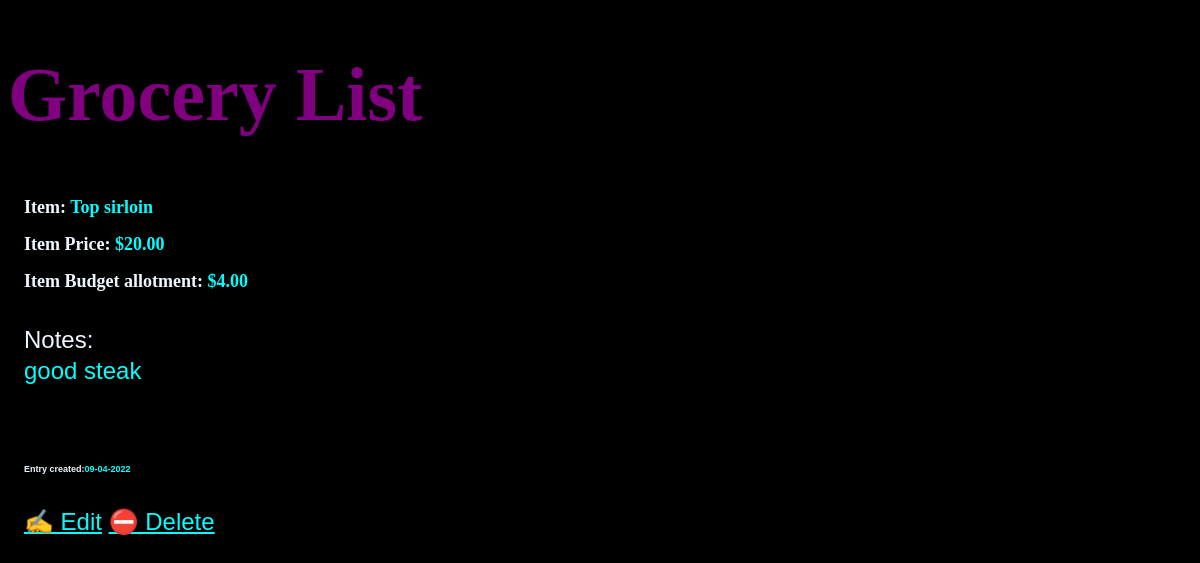
The app's page /list_items/11, older data.
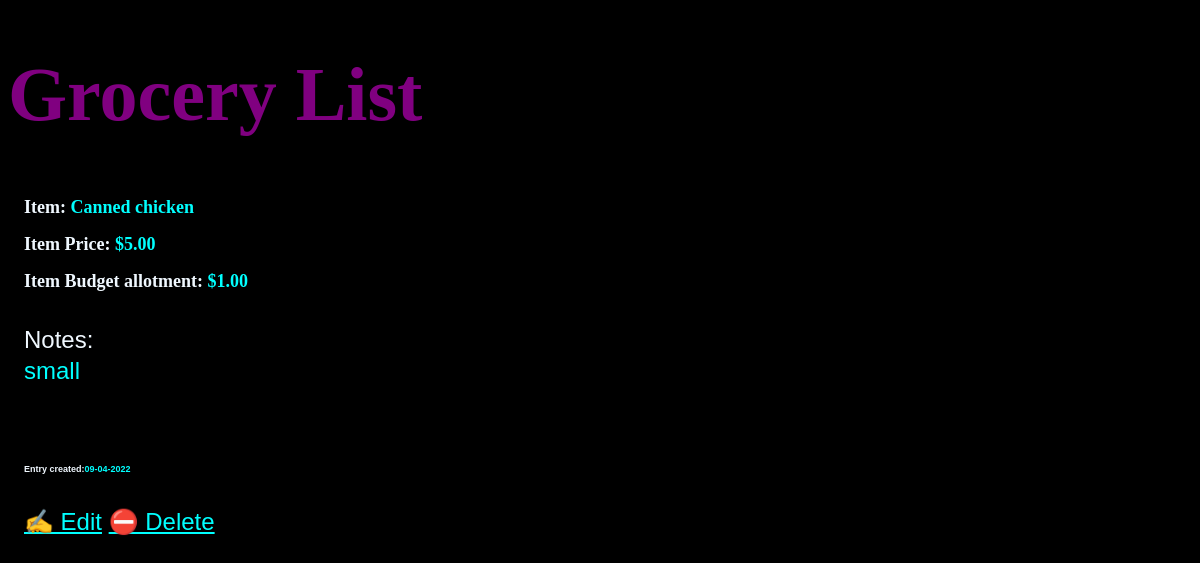
The same page, newer data.
### list_items/models.py (models this page shows, shortened)
class List_items(models.Model):
    groc_item = models.CharField(max_length=70)
    notes = models.TextField()
    item_price = models.DecimalField(max_digits=8, decimal_places=2)
    budget = models.DecimalField(max_digits=8, decimal_places=2)
    date_created = models.DateTimeField(default=timezone.now)
    class Meta:
        verbose_name_plural = "ListItems"

### list_items/views.py (the view)
class List_itemsDetailView(DetailView):
    model = List_items

### list_items/templates/list_items/list_items_detail.html
{% extends "list_items/base.html" %}
{% block content %}
<article>
    <h3><span id="grocitemspan">Item: </span>{{ list_items.groc_item }}</h3>
    <br>
    <h4><span id="itemspan">Item Price: </span> ${{ list_items.item_price }}</h4>
    <br>
    <h5><span id="budgetspan">Item Budget allotment: </span>${{ list_items.budget }}</h5>
    <br>
    <p><span id="notespan">Notes:</span><br>
        {{ list_items.notes }}
    </p>
    <br><br>
    <h6><span id="datespan">Entry created:</span>{{ list_items.date_created|date:'m-d-Y' }}</h6>
</article>
<p>
    <a href="{% url 'list_items-update' list_items.id %}">✍️ Edit</a>
    <a href="{% url 'list_items-delete' list_items.id %}">⛔ Delete</a>
</p>
{% endblock %}

Row changes from the older to the newer data that the page shows:
changed List_items: groc_item "Top sirloin" → "Canned chicken"; item_price "20.00" → "5.00"; budget "4.00" → "1.00"; notes "good steak" → "small"
